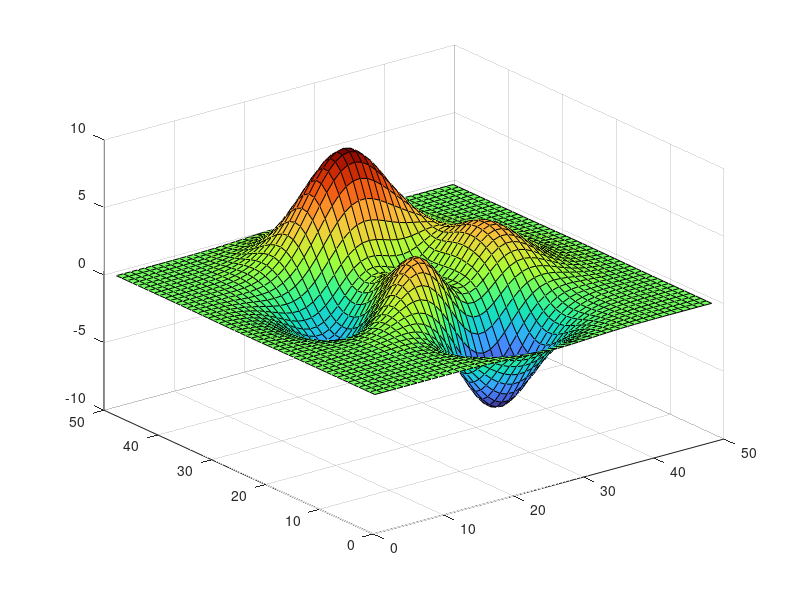

MATLAB code for this plot: (Note: this script raises an error after producing the figure.)
%=============================================================================
% Copyright (c) 2016-present Allan CORNET (Nelson)
%=============================================================================
% This file is part of the Nelson.
%=============================================================================
% LICENCE_BLOCK_BEGIN
% SPDX-License-Identifier: LGPL-3.0-or-later
% LICENCE_BLOCK_END
%=============================================================================
% <--ADV-CLI MODE-->
%=============================================================================
f = figure();
surf(peaks);
colormap('turbo');
r = f.Colormap;
assert_isapprox(r(1:2, :), [0.1900, 0.0718, 0.2322; 0.1948, 0.0834, 0.2615], 1e-3); 
%=============================================================================
